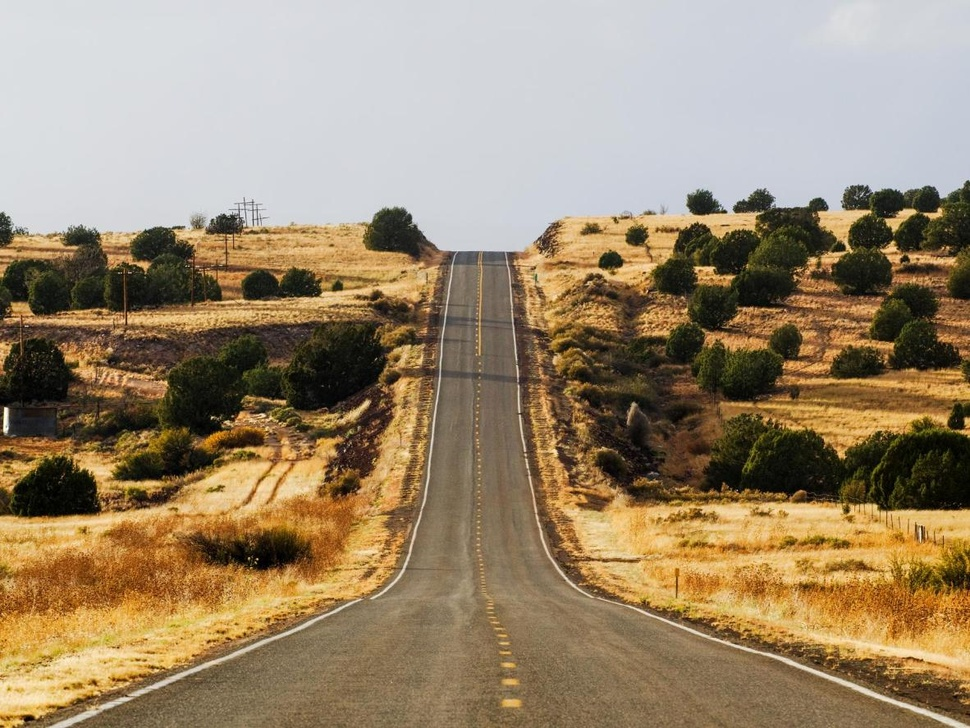
#> input picture HW3/road.jpg, 970 x 728 px, shrunk from 1182 x 887 before the run
$ python watershed.py
#> lines starting #> are read from the running program, lines starting #| are printed output that depends on the picture; after the words box and inside, x2 and y2 are one past the last pixel; in counts of white or black regions, pixels touching at a corner belong together
import numpy as np
from cv2 import cv2
from matplotlib import pyplot as plt

markerimg= cv2.imread("yroad.jpg")
img = cv2.imread('road.jpg')
#> img is the input picture: shape (728, 970, 3); mean B, G, R 108.6, 136.1, 155.2
gray = cv2.cvtColor(img,cv2.COLOR_BGR2GRAY)
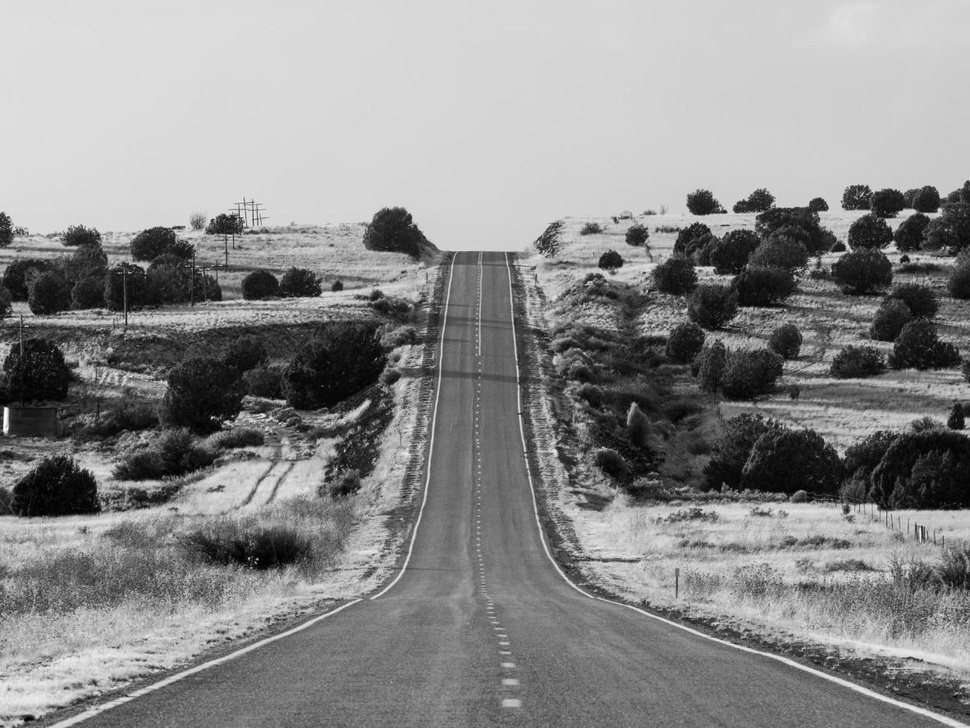
#> gray: shape (728, 970); min 0, max 254, mean 138.7
ret, thresh = cv2.threshold(gray,0,255,cv2.THRESH_BINARY_INV+cv2.THRESH_OTSU)
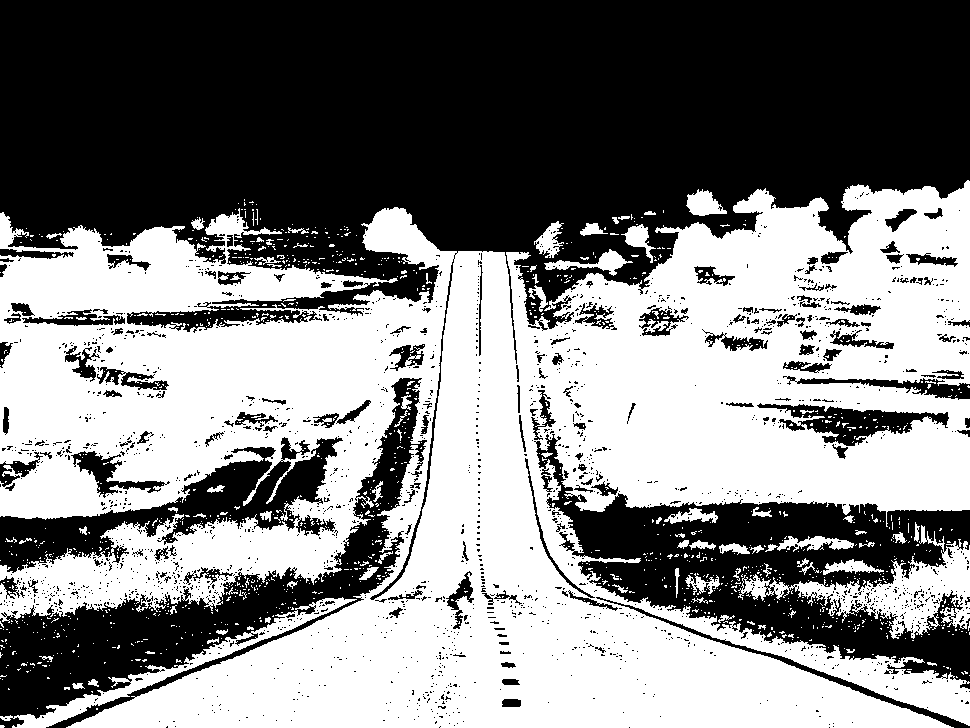
#> thresh: shape (728, 970); 50.6% white; 1944 black regions (1779 under 20 px), largest, box (x1, y1, x2, y2) and area: (0, 0, 970, 600) 235962, (534, 434, 970, 689) 39208, (0, 378, 427, 728) 30292
#> ret = 139
#
#> (the run stopped early here; a loop or call above may not have finished)

$ run again, with HW3/Marker.jpg copied over HW3/road.jpg
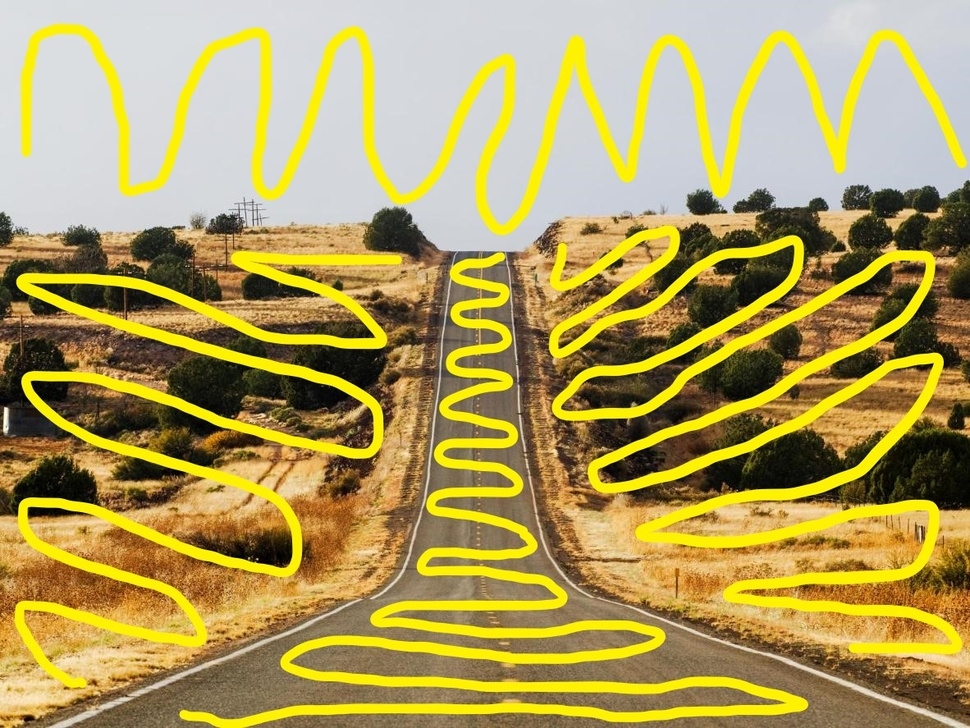
#> input picture HW3/Marker.jpg, 970 x 728 px, shrunk from 1182 x 887 before the run
#> img is the input picture: shape (728, 970, 3); mean B, G, R 92.2, 156.3, 173.8
#> `gray = cv2.cvtColor(img,cv2.COLOR_BGR2GRAY)`:
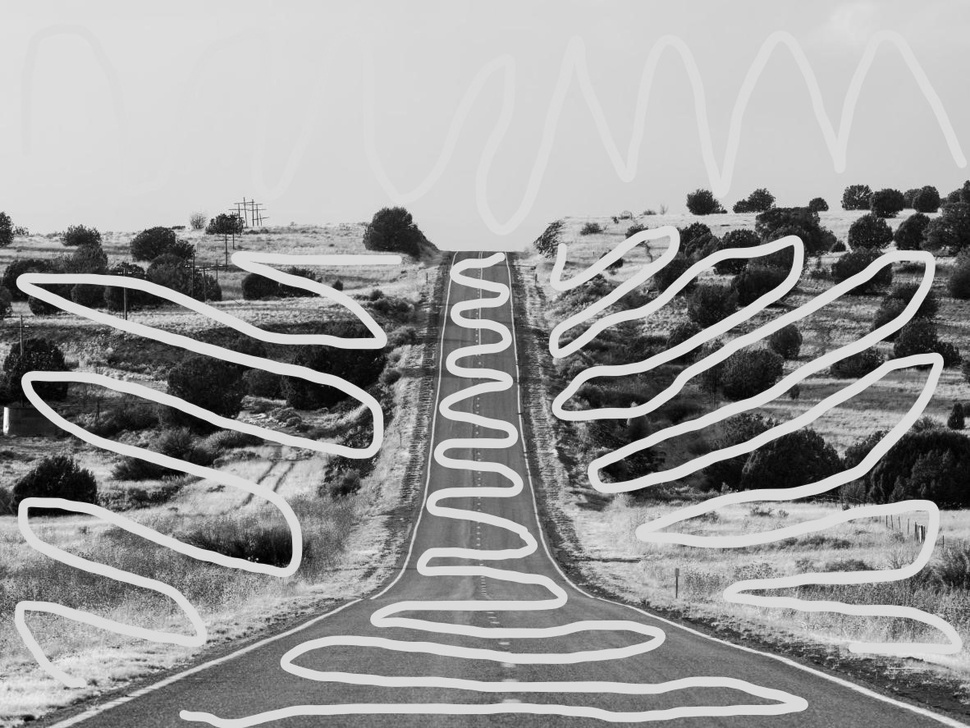
#> gray: shape (728, 970); min 0, max 254, mean 154.3
#> `ret, thresh = cv2.threshold(gray,0,255,cv2.THRESH_BINARY_INV+cv2.THRES..`:
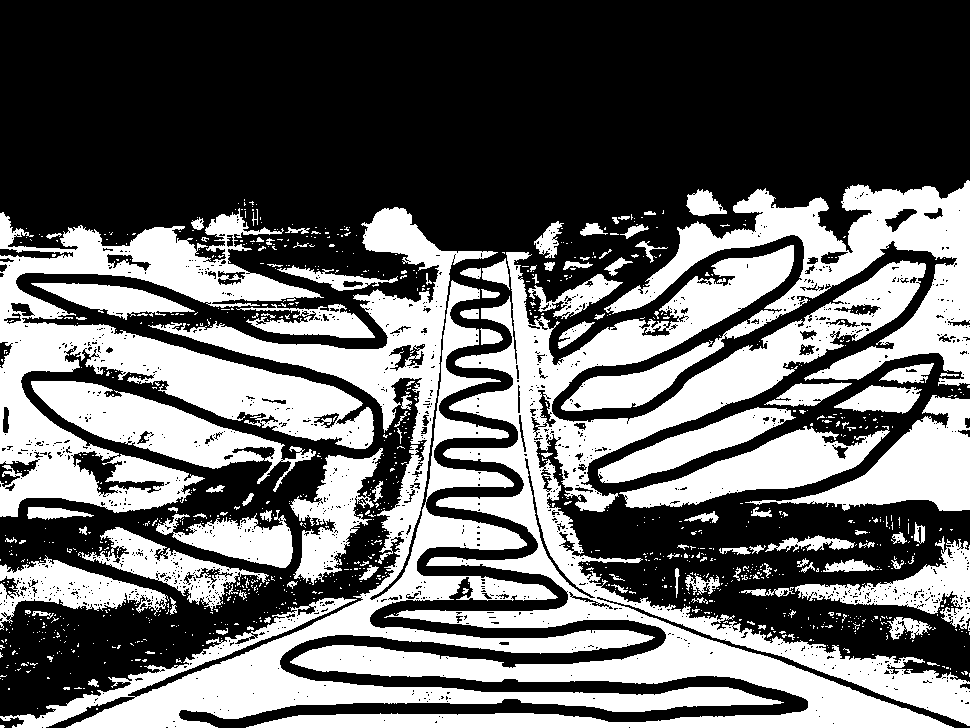
#> thresh: shape (728, 970); 40.5% white; 1081 white regions (967 under 20 px), largest, box (x1, y1, x2, y2) and area: (246, 245, 970, 728) 78286, (0, 207, 784, 728) 56667, (0, 208, 374, 517) 41676
#> ret = 142
